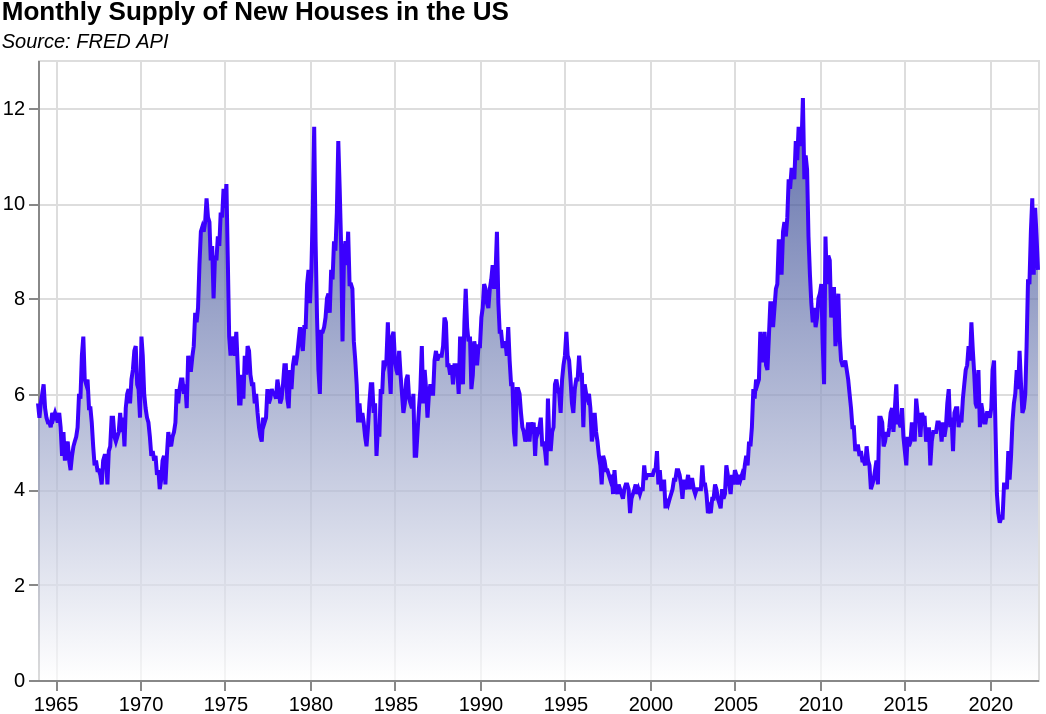

Source (Vega-Lite JSON):
### Vega-Lite specification from a JSON file in a GitHub repository (floating-point values rounded to 4 significant figures; data arrays with more than 128 entries replaced by an {"elided": "..."} marker saying what was removed)
{"$schema": "https://vega.github.io/schema/vega-lite/v5.json", "background": "#FFFFFF", "height": 310, "width": 500, "padding": 0, "title": {"text": "Monthly Supply of New Houses in the US", "subtitle": "Source: FRED API", "subtitleFontStyle": "italic", "subtitleFontSize": 10, "anchor": "start", "color": "black", "subtitleColor": "BLACK"}, "data": {"values": {"elided": "719 records"}, "format": {"parse": {"date": "date"}}}, "mark": {"type": "area", "cursor": "pointer", "line": {"color": "#3b00fe"}, "color": {"x1": 1, "y1": 1, "x2": 1, "y2": 0, "gradient": "linear", "stops": [{"offset": 0, "color": "white"}, {"offset": 1, "color": "#1c3185"}]}}, "transform": [{"calculate": "year(datum.date)", "as": "year"}, {"filter": "datum.year>Year"}], "params": [{"name": "Year", "value": 1963, "bind": {"input": "range", "min": 1963, "max": 2023, "step": 1, "name": "Start Year:"}}], "encoding": {"x": {"field": "date", "type": "temporal", "title": null, "axis": {"grid": true}}, "y": {"field": "value", "type": "quantitative", "title": null}, "tooltip": [{"field": "date", "type": "temporal", "title": "Date"}, {"field": "value", "type": "quantitative", "title": "Months"}]}}
